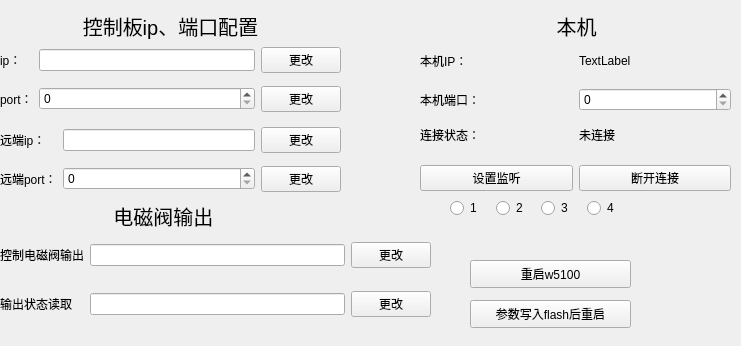
<?xml version="1.0" encoding="UTF-8"?>
<ui version="4.0">
 <class>control</class>
 <widget class="QWidget" name="control">
  <property name="geometry">
   <rect>
    <x>0</x>
    <y>0</y>
    <width>741</width>
    <height>346</height>
   </rect>
  </property>
  <property name="windowTitle">
   <string>Form</string>
  </property>
  <widget class="QPushButton" name="Restar">
   <property name="geometry">
    <rect>
     <x>470</x>
     <y>260</y>
     <width>161</width>
     <height>28</height>
    </rect>
   </property>
   <property name="text">
    <string>重启w5100</string>
   </property>
  </widget>
  <widget class="QPushButton" name="pushButton_4">
   <property name="geometry">
    <rect>
     <x>470</x>
     <y>300</y>
     <width>161</width>
     <height>28</height>
    </rect>
   </property>
   <property name="text">
    <string>参数写入flash后重启</string>
   </property>
  </widget>
  <widget class="QWidget" name="widget" native="true">
   <property name="geometry">
    <rect>
     <x>0</x>
     <y>40</y>
     <width>341</width>
     <height>80</height>
    </rect>
   </property>
   <layout class="QGridLayout" name="gridLayout">
    <item row="0" column="0">
     <widget class="QLabel" name="label">
      <property name="text">
       <string>ip：</string>
      </property>
     </widget>
    </item>
    <item row="0" column="1">
     <widget class="QLineEdit" name="LocalIp"/>
    </item>
    <item row="0" column="2">
     <widget class="QPushButton" name="IpBtn">
      <property name="text">
       <string>更改</string>
      </property>
     </widget>
    </item>
    <item row="1" column="0">
     <widget class="QLabel" name="label_2">
      <property name="text">
       <string>port：</string>
      </property>
     </widget>
    </item>
    <item row="1" column="1">
     <widget class="QSpinBox" name="LocalPort">
      <property name="maximum">
       <number>1000000</number>
      </property>
     </widget>
    </item>
    <item row="1" column="2">
     <widget class="QPushButton" name="pushButton">
      <property name="text">
       <string>更改</string>
      </property>
     </widget>
    </item>
   </layout>
  </widget>
  <widget class="QWidget" name="widget_2" native="true">
   <property name="geometry">
    <rect>
     <x>0</x>
     <y>120</y>
     <width>341</width>
     <height>80</height>
    </rect>
   </property>
   <layout class="QGridLayout" name="gridLayout_2">
    <item row="0" column="0">
     <widget class="QLabel" name="label_4">
      <property name="text">
       <string>远端ip：</string>
      </property>
     </widget>
    </item>
    <item row="0" column="1">
     <widget class="QLineEdit" name="RemoteIp"/>
    </item>
    <item row="0" column="2">
     <widget class="QPushButton" name="remoteIpBtn">
      <property name="text">
       <string>更改</string>
      </property>
     </widget>
    </item>
    <item row="1" column="0">
     <widget class="QLabel" name="label_5">
      <property name="text">
       <string>远端port：</string>
      </property>
     </widget>
    </item>
    <item row="1" column="1">
     <widget class="QSpinBox" name="RemotePort">
      <property name="maximum">
       <number>1000000</number>
      </property>
     </widget>
    </item>
    <item row="1" column="2">
     <widget class="QPushButton" name="remoteportBtn">
      <property name="text">
       <string>更改</string>
      </property>
     </widget>
    </item>
   </layout>
  </widget>
  <widget class="QLabel" name="label_7">
   <property name="geometry">
    <rect>
     <x>10</x>
     <y>10</y>
     <width>321</width>
     <height>31</height>
    </rect>
   </property>
   <property name="font">
    <font>
     <pointsize>15</pointsize>
    </font>
   </property>
   <property name="text">
    <string>控制板ip、端口配置</string>
   </property>
   <property name="alignment">
    <set>Qt::AlignCenter</set>
   </property>
  </widget>
  <widget class="QLabel" name="label_8">
   <property name="geometry">
    <rect>
     <x>0</x>
     <y>200</y>
     <width>321</width>
     <height>31</height>
    </rect>
   </property>
   <property name="font">
    <font>
     <pointsize>15</pointsize>
    </font>
   </property>
   <property name="text">
    <string> 电磁阀输出</string>
   </property>
   <property name="alignment">
    <set>Qt::AlignCenter</set>
   </property>
  </widget>
  <widget class="QWidget" name="widget_3" native="true">
   <property name="geometry">
    <rect>
     <x>0</x>
     <y>225</y>
     <width>431</width>
     <height>111</height>
    </rect>
   </property>
   <layout class="QGridLayout" name="gridLayout_3">
    <item row="0" column="0">
     <widget class="QLabel" name="label_3">
      <property name="text">
       <string>控制电磁阀输出</string>
      </property>
     </widget>
    </item>
    <item row="0" column="2">
     <widget class="QPushButton" name="PowerOutBtn">
      <property name="text">
       <string>更改</string>
      </property>
     </widget>
    </item>
    <item row="0" column="1">
     <widget class="QLineEdit" name="lineEdit"/>
    </item>
    <item row="2" column="1">
     <widget class="QLineEdit" name="lineEdit_2"/>
    </item>
    <item row="2" column="0">
     <widget class="QLabel" name="label_6">
      <property name="text">
       <string>输出状态读取</string>
      </property>
     </widget>
    </item>
    <item row="2" column="2">
     <widget class="QPushButton" name="OutValueBtn">
      <property name="text">
       <string>更改</string>
      </property>
     </widget>
    </item>
   </layout>
  </widget>
  <widget class="QLabel" name="label_9">
   <property name="geometry">
    <rect>
     <x>421</x>
     <y>10</y>
     <width>311</width>
     <height>31</height>
    </rect>
   </property>
   <property name="font">
    <font>
     <pointsize>15</pointsize>
    </font>
   </property>
   <property name="text">
    <string>本机</string>
   </property>
   <property name="alignment">
    <set>Qt::AlignCenter</set>
   </property>
  </widget>
  <widget class="QWidget" name="widget_4" native="true">
   <property name="geometry">
    <rect>
     <x>420</x>
     <y>40</y>
     <width>311</width>
     <height>71</height>
    </rect>
   </property>
   <layout class="QGridLayout" name="gridLayout_4">
    <item row="0" column="0">
     <widget class="QLabel" name="label_10">
      <property name="text">
       <string>本机IP：</string>
      </property>
     </widget>
    </item>
    <item row="0" column="1">
     <widget class="QLabel" name="MyIp">
      <property name="text">
       <string>TextLabel</string>
      </property>
     </widget>
    </item>
    <item row="1" column="0">
     <widget class="QLabel" name="label_13">
      <property name="text">
       <string>本机端口：</string>
      </property>
     </widget>
    </item>
    <item row="1" column="1">
     <widget class="QSpinBox" name="MyPort">
      <property name="maximum">
       <number>1000000</number>
      </property>
     </widget>
    </item>
   </layout>
  </widget>
  <widget class="QWidget" name="widget_5" native="true">
   <property name="geometry">
    <rect>
     <x>420</x>
     <y>110</y>
     <width>311</width>
     <height>81</height>
    </rect>
   </property>
   <layout class="QGridLayout" name="gridLayout_5">
    <item row="0" column="0">
     <widget class="QLabel" name="label_12">
      <property name="text">
       <string>连接状态：</string>
      </property>
     </widget>
    </item>
    <item row="0" column="1">
     <widget class="QLabel" name="ConnectState">
      <property name="text">
       <string>未连接</string>
      </property>
     </widget>
    </item>
    <item row="1" column="0">
     <widget class="QPushButton" name="SetListen">
      <property name="text">
       <string>设置监听</string>
      </property>
     </widget>
    </item>
    <item row="1" column="1">
     <widget class="QPushButton" name="DestroyListen">
      <property name="text">
       <string>断开连接</string>
      </property>
     </widget>
    </item>
   </layout>
  </widget>
  <widget class="QWidget" name="widget_6" native="true">
   <property name="geometry">
    <rect>
     <x>450</x>
     <y>190</y>
     <width>176</width>
     <height>37</height>
    </rect>
   </property>
   <layout class="QHBoxLayout" name="horizontalLayout">
    <item>
     <widget class="QRadioButton" name="radioButton">
      <property name="text">
       <string>1</string>
      </property>
      <property name="autoExclusive">
       <bool>false</bool>
      </property>
     </widget>
    </item>
    <item>
     <widget class="QRadioButton" name="radioButton_2">
      <property name="text">
       <string>2</string>
      </property>
      <property name="autoExclusive">
       <bool>false</bool>
      </property>
     </widget>
    </item>
    <item>
     <widget class="QRadioButton" name="radioButton_3">
      <property name="text">
       <string>3</string>
      </property>
      <property name="autoExclusive">
       <bool>false</bool>
      </property>
     </widget>
    </item>
    <item>
     <widget class="QRadioButton" name="radioButton_4">
      <property name="text">
       <string>4</string>
      </property>
      <property name="autoExclusive">
       <bool>false</bool>
      </property>
     </widget>
    </item>
   </layout>
  </widget>
 </widget>
 <resources/>
 <connections/>
</ui>
